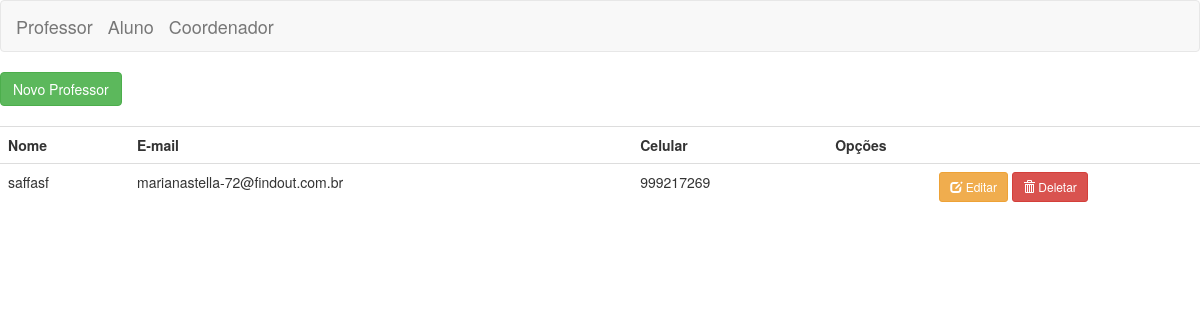
Before: /contas/professor/ with the older database file.
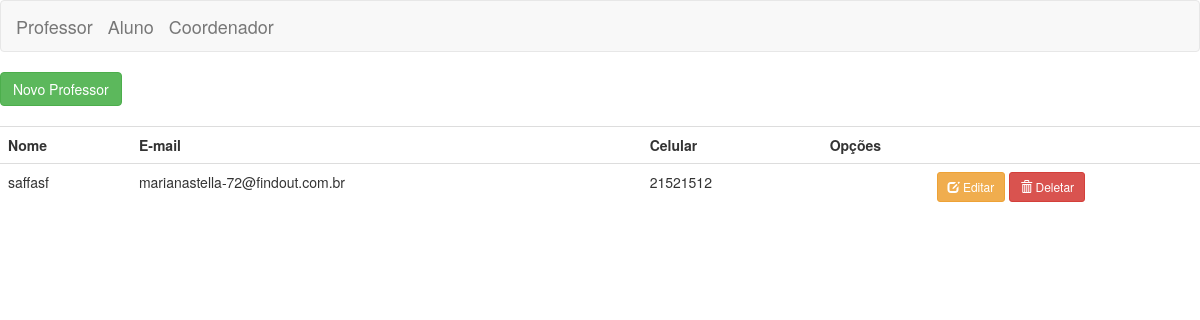
After: the same page with the newer database file.
### contas/models.py (models this page shows)
class PROFESSOR(models.Model):
    LOGIN = models.CharField("LOGIN", max_length=30)
    SENHA = models.CharField("SENHA", max_length=50)
    NOME = models.CharField("NOME", max_length=100)
    EMAIL = models.EmailField("EMAIL", max_length=100)
    CELULAR = models.CharField("CELULAR", max_length=50)
    DT_EXPIRACAO = models.DateField("DT_EXPIRACAO", max_length=100, null=True)
    APELIDO = models.CharField("APELIDO", max_length=100)

### contas/views.py (the view)
def indexProfessor(request):
    professores = PROFESSOR.objects.all()
    context = {'professores': professores}
    return render(request, 'professor/index.html', context)

### contas/templates/professor/index.html (shortened to what this page needs)
{% extends 'base.html' %}
{% block body %}
<a class="btn btn-success" href="create"> Novo Professor</a>
<br/>
<br/>
<table class="table">
        <tr>
            <th>Nome </th>
            <th>E-mail</th>
            <th>Celular</th>
            <th>Opções</th>
        </tr>
        {% for professor in professores %}
            <tr>
                <td>{{ professor.NOME }}</td>
                <td>{{ professor.EMAIL }}</td>
                <td>{{ professor.CELULAR }}</td>
                <td><center>
                    <a class="btn btn-sm btn-warning" href="edit/{{ professor.id }}"><span class="glyphicon glyphicon-edit"></span> Editar</a>
                    <a class="btn btn-sm btn-danger" href="delete/{{ professor.id }}"><span class="glyphicon glyphicon-trash"></span> Deletar</a></center>
                </td>
            </tr>
        {% endfor %}
</table>
{% endblock %}

Changed rows visible on the page:
changed PROFESSOR "saffasf": CELULAR "999217269" → "21521512"
